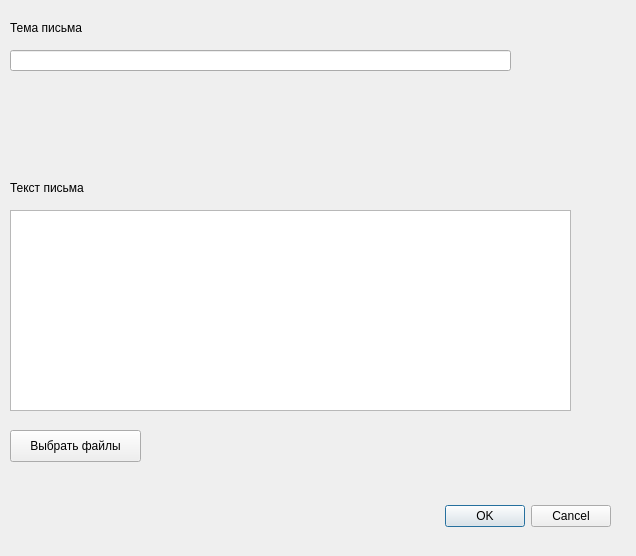
<?xml version="1.0" encoding="UTF-8"?>
<ui version="4.0">
 <class>SendMailing</class>
 <widget class="QDialog" name="SendMailing">
  <property name="geometry">
   <rect>
    <x>0</x>
    <y>0</y>
    <width>636</width>
    <height>556</height>
   </rect>
  </property>
  <property name="windowTitle">
   <string>Dialog</string>
  </property>
  <widget class="QDialogButtonBox" name="buttonBox">
   <property name="geometry">
    <rect>
     <x>270</x>
     <y>500</y>
     <width>341</width>
     <height>32</height>
    </rect>
   </property>
   <property name="orientation">
    <enum>Qt::Horizontal</enum>
   </property>
   <property name="standardButtons">
    <set>QDialogButtonBox::Cancel|QDialogButtonBox::Ok</set>
   </property>
  </widget>
  <widget class="QLabel" name="label">
   <property name="geometry">
    <rect>
     <x>10</x>
     <y>20</y>
     <width>281</width>
     <height>16</height>
    </rect>
   </property>
   <property name="text">
    <string>Тема письма</string>
   </property>
  </widget>
  <widget class="QLabel" name="label_2">
   <property name="geometry">
    <rect>
     <x>10</x>
     <y>180</y>
     <width>281</width>
     <height>16</height>
    </rect>
   </property>
   <property name="text">
    <string>Текст письма</string>
   </property>
  </widget>
  <widget class="QPushButton" name="pushButton">
   <property name="geometry">
    <rect>
     <x>10</x>
     <y>430</y>
     <width>131</width>
     <height>32</height>
    </rect>
   </property>
   <property name="text">
    <string>Выбрать файлы</string>
   </property>
  </widget>
  <widget class="QLineEdit" name="lineEdit">
   <property name="geometry">
    <rect>
     <x>10</x>
     <y>50</y>
     <width>501</width>
     <height>21</height>
    </rect>
   </property>
  </widget>
  <widget class="QTextEdit" name="textEdit">
   <property name="geometry">
    <rect>
     <x>10</x>
     <y>210</y>
     <width>561</width>
     <height>201</height>
    </rect>
   </property>
  </widget>
 </widget>
 <resources/>
 <connections>
  <connection>
   <sender>buttonBox</sender>
   <signal>accepted()</signal>
   <receiver>SendMailing</receiver>
   <slot>accept()</slot>
   <hints>
    <hint type="sourcelabel">
     <x>248</x>
     <y>254</y>
    </hint>
    <hint type="destinationlabel">
     <x>157</x>
     <y>274</y>
    </hint>
   </hints>
  </connection>
  <connection>
   <sender>buttonBox</sender>
   <signal>rejected()</signal>
   <receiver>SendMailing</receiver>
   <slot>reject()</slot>
   <hints>
    <hint type="sourcelabel">
     <x>316</x>
     <y>260</y>
    </hint>
    <hint type="destinationlabel">
     <x>286</x>
     <y>274</y>
    </hint>
   </hints>
  </connection>
 </connections>
</ui>
